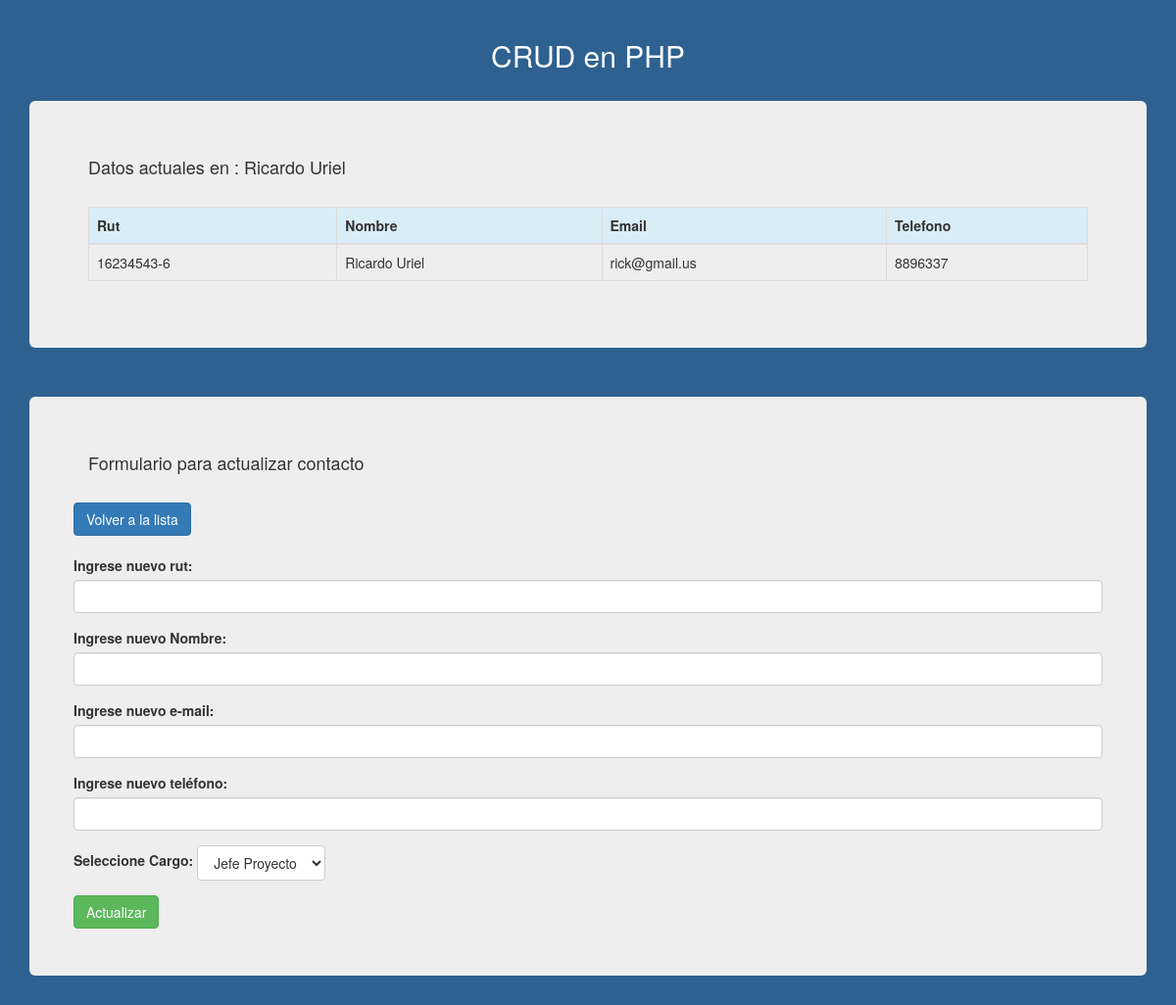
The app's page /vista-update-usuario.php?rut=16234543-6 with its own data.
### tables this page shows
CREATE TABLE `contacto` (
  `rut` varchar(10) NOT NULL,
  `nombre` varchar(40) NOT NULL,
  `email` varchar(30) NOT NULL,
  `telefono` varchar(30) NOT NULL,
  `cod_cargo` tinyint(4) NOT NULL
);

### connection.php (called while the page is built, shortened)
<?php
class ConnectionDB extends mysqli {
    public function recorrer($y){
        return mysqli_fetch_array($y);
    }
    public function rows($y){
        return mysqli_num_rows($y);
    }
}
?>

### vista-update-usuario.php (the view, shortened to what this page needs)
<?php
	require('connection.php');
	$db= new ConnectionDB();
	$var= $_GET['rut'];
	$sql= $db->query('select * from contacto where rut like "'.$var.'";');
	$consulta= $db->recorrer($sql);
	$select= $db->query("select * from cargo");
	$filas= $db->rows($select);
?>
<!DOCTYPE html>
<html lang="en">
<head>
	<link rel="stylesheet" href="https://maxcdn.bootstrapcdn.com/bootstrap/3.3.6/css/bootstrap.min.css">
	<link rel="stylesheet" href="style.css">
</head>
<body id="body">
	<br>
	<h2>CRUD en PHP</h2>
	<br>
	<div class="container">
		<div class="jumbotron">
			<h4>Datos actuales en : <?php echo $consulta['nombre']?></h4>
			<br>
			<table class="table table-bordered table-hover">
				<thead>
					<tr class="info">
						<th>Rut</th>
						<th>Nombre</th>
						<th>Email</th>
						<th>Telefono</th>
					</tr>
				</thead>
				<tbody>
					<tr>
						<td><?php echo $consulta['rut']?></td>
						<td><?php echo $consulta['nombre']?></td>
						<td><?php echo $consulta['email']?></td>
						<td><?php echo $consulta['telefono']?></td>
					</tr>
				</tbody>
			</table>
		</div>
	</div>
	<br>
	<div class="container">
		<div class="jumbotron">
			<h4>Formulario para actualizar contacto</h4>
			<br>
			<div class="row">
	            <div>
	            	<a href="index.php" class="btn btn-primary">Volver a la lista</a>
	                <form role="form" method="POST" action=<?php echo "update-usuario.php?rut=".$consulta['rut']; ?> >
	                    <div class="form-group">
	                        <label for="exampleInputEmail1">
	                            Ingrese nuevo rut:
	                        </label>
	                        <input name="in-rut" type="text" class="form-control" />
	                    </div>
	                    <div class="form-group">
	                        <label for="exampleInputEmail1">
	                            Ingrese nuevo Nombre:
	                        </label>
	                        <input name="in-nombre" type="text" class="form-control" />
	                    </div>
	                    <div class="form-group">
	                        <label for="exampleInputEmail1">
	                            Ingrese nuevo e-mail:
	                        </label>
	                        <input name="in-mail" type="text" class="form-control" />
	                    </div>
	                    <div class="form-group">
	                        <label for="exampleInputEmail1">
	                            Ingrese nuevo teléfono:
	                        </label>
	                        <input name="in-telefono" type="text" class="form-control" />
	                    </div>
	                    <div class="form-group">
	                        <label for="exampleInputEmail1">
	                            Seleccione Cargo:
	                        </label>
	                        <select name="in-cargo" id="" class="btn btn-default dropdown dropdown-toggle">
	                        <?php if($filas>0){
	                        	 	for($i=0 ; $i<$filas ; $i++){
	                        	 		$datos= $db->recorrer($select);
	                        ?>
	                        			<option value=<?php echo $datos['codigo']; ?> > <?php echo $datos['descripcion'] ?></option>
							<?php 	}
								  }
							?>
	                        </select>
	                    </div>
	                    <button type="submit" class="btn btn-success">
	                        Actualizar
	                    </button>
	                </form>
	            </div>
	        </div>
		</div>
	</div>
</body>
</html>

### style.css (style rules this page uses)
#body { background: #2E6190; }
h2 { color: white; text-align: center; }

### records on screen
contacto: nombre "Ricardo Uriel", rut "16234543-6", email "rick@gmail.us", telefono "8896337"

### other values on screen
form field in-cargo "Jefe Proyecto"
